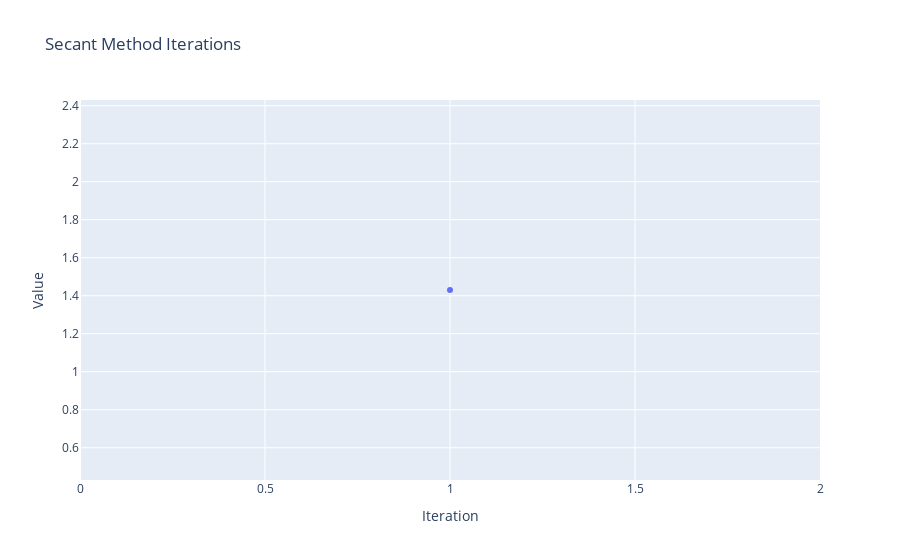

Notebook code for this chart:
### Code cell
# Secant Method

import plotly.graph_objs as go
import math

print("x(n+1) = x(n) - f(x(n)) * [x(n) - x(n-1)]")
print("                -------------------------")
print("                  [f(x(n)) - f(x(n-1))]\n\n")

def f(x):
    # return x**3 - 2*x - 5
    return x**2 * math.exp(-x / 2) - 1

def secant_method(x0, x1, tol):
    x2 = x1 - f(x1) * (x1 - x0) / (f(x1) - f(x0))
    
    iteration = 0
    x_values = []
    tolerances = []
    
    # Print the table header
    print(f"{'Iteration':<10} | {'x0':<8} | {'x1':<8} | {'x2':<8} | {'f(x2)':<8} | {'Tol':<10}")
    print('-' * 60)
    
    while abs(x2 - x1) > tol:
        # Append the current values of x0, x1, and tolerance
        x_values.append(round(x1, decimals))
        tolerances.append(round(abs(x2 - x1), decimals))
        
        # Print current iteration details in tabular form
        iteration += 1
        print(f"{iteration:<10} | {round(x0, decimals):<8} | {round(x1, decimals):<8} | {round(x2, decimals):<8} | {round(f(x2), decimals):<8} | {round(abs(x2 - x1), decimals):<10}")
        
        x0 = x1
        x1 = x2
        x2 = x1 - f(x1) * (x1 - x0) / (f(x1) - f(x0))
    
    return x2, x_values, tolerances
    
# Given values
x0 = 1.42
x1 = 1.43
tol = 0.0001
decimals = 4

root, x_values, tolerances = secant_method(x0, x1, tol)
if root is not None:
    print(f"\nThe root is approximately: {round(root, decimals)}")
    
# Plotting using Plotly
fig = go.Figure()

fig.add_trace(go.Scatter(x=list(range(1, len(x_values) + 1)), y=x_values, mode='lines+markers', name='x'))
# uncomment below to get tolerance in graph
#fig.add_trace(go.Scatter(x=list(range(1, len(tolerances) + 1)), y=tolerances, mode='lines+markers', name='Tolerance', yaxis='y2'))

fig.update_layout(title='Secant Method Iterations',
                  xaxis_title='Iteration',
                  yaxis_title='Value',
                  yaxis2=dict(title='Tolerance', overlaying='y', side='right'),
                  legend_title='x')

fig.show()

### Figure 1 — Plotly figure (JSON) as saved in the notebook; plotly's stock layout.template omitted (floating-point values rounded to 4 significant figures)
{"data": [{"mode": "lines+markers", "name": "x", "x": [1], "y": [1.43], "type": "scatter"}], "layout": {"yaxis2": {"title": {"text": "Tolerance"}, "overlaying": "y", "side": "right"}, "title": {"text": "Secant Method Iterations"}, "xaxis": {"title": {"text": "Iteration"}}, "yaxis": {"title": {"text": "Value"}}, "legend": {"title": {"text": "x"}}}}
